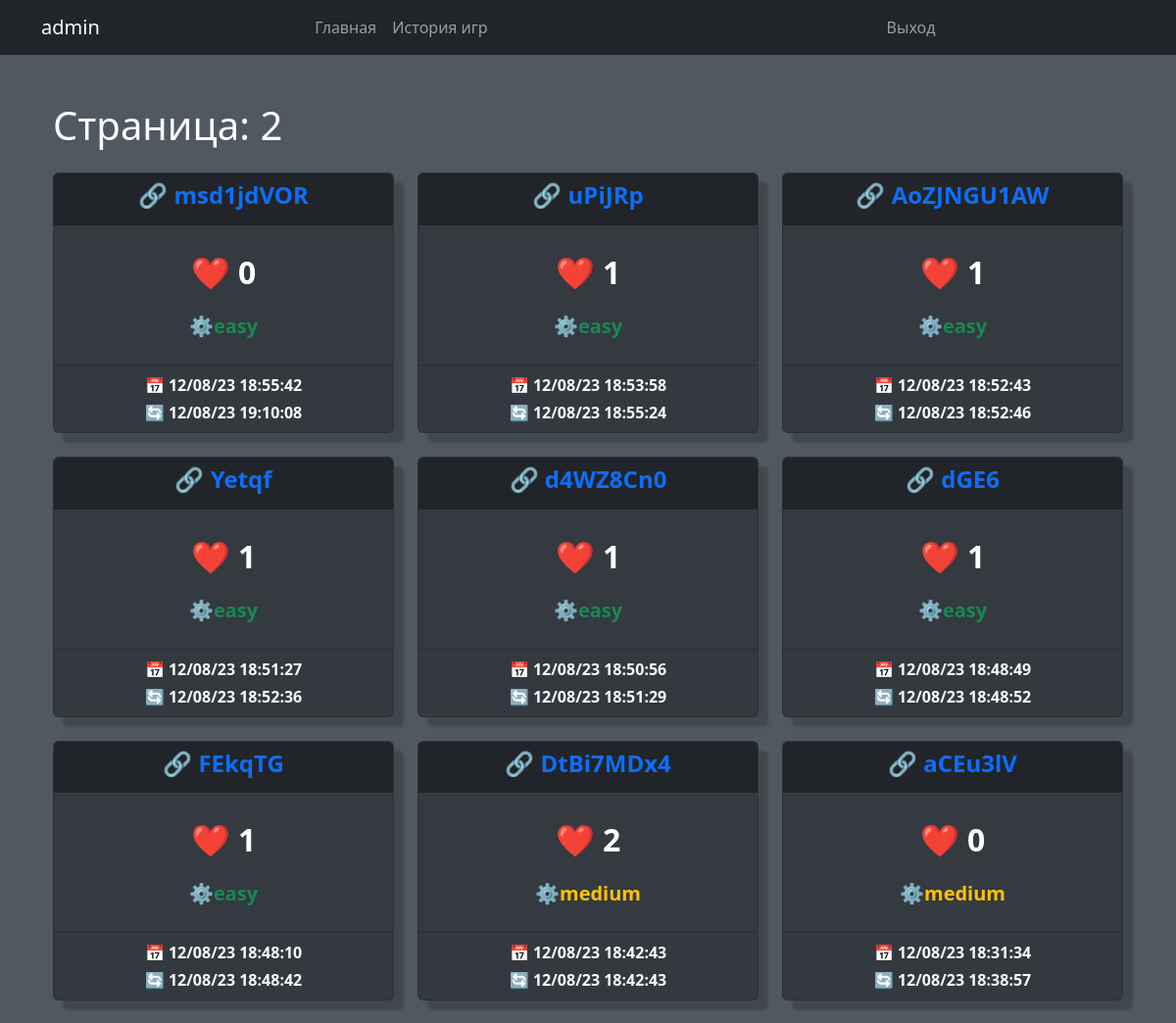
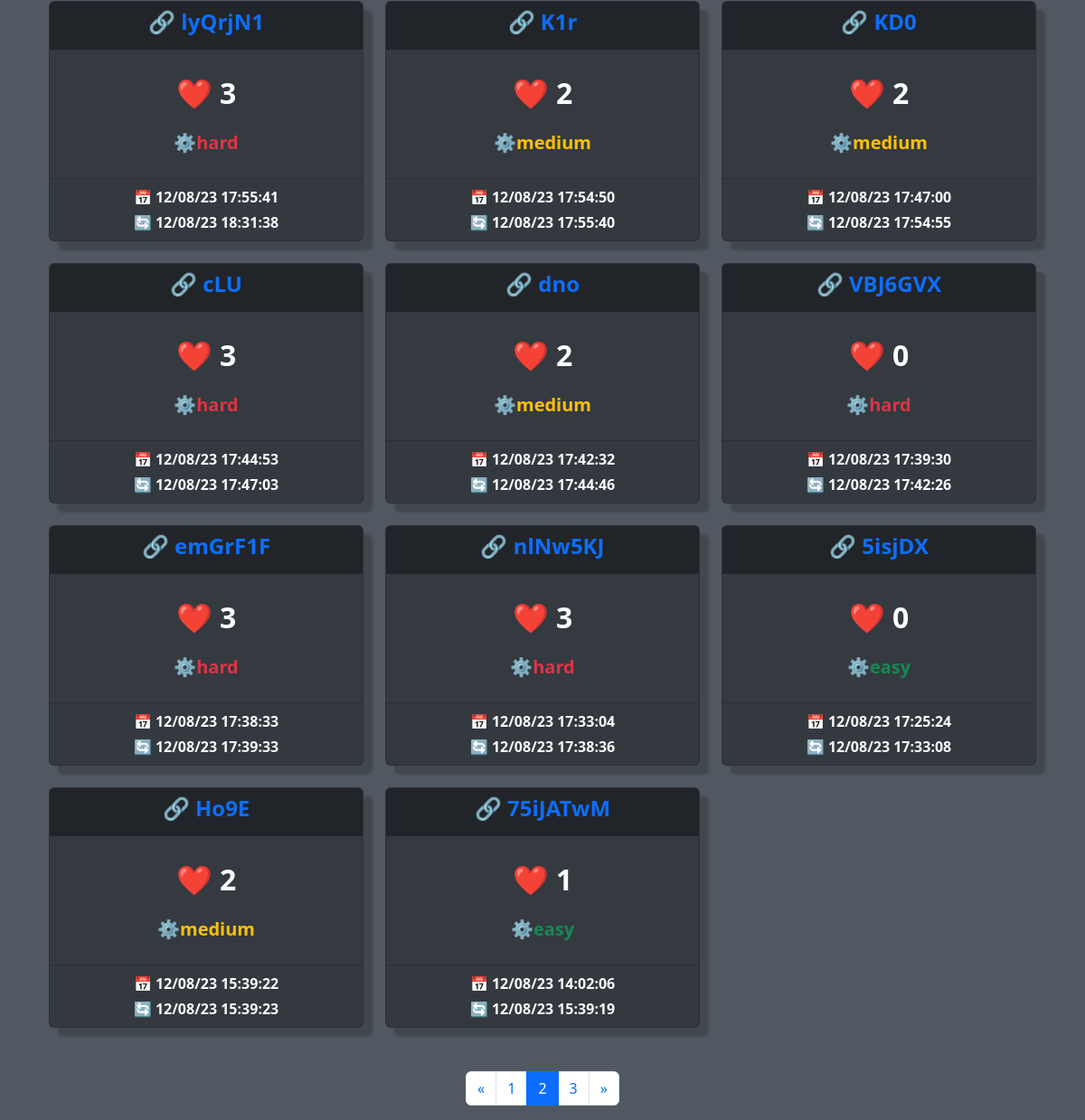
The app's page /history/?page=2 (signed in) with its own data (2 pictures, top to bottom).
### game/models.py (models this page shows, shortened)
class GameRoom(models.Model):
    link         = models.CharField(max_length=25)
    is_open      = models.BooleanField(default=True)
    status       = models.CharField(max_length=1, choices=STATUS_CHOICES)
    created_at   = models.DateTimeField(auto_now_add=True)
    updated_at   = models.DateTimeField(auto_now=True, blank=True, null=True)
    difficulty   = models.CharField(max_length=6, choices=DIFFICULTY_CHOICES, default='easy')
    lives        = models.PositiveIntegerField(default=1)
    board        = models.JSONField()
    game_state   = models.JSONField()
    cells_remain = models.PositiveIntegerField(default=1)
    def get_absolute_url(self):
        return reverse('game_detail', args=[self.link, ])
    class Meta:
        ordering = ['-created_at', ]

### game/views.py (the view)
# urls.py: path('history/', game_history, name='game_history'),
def game_history(request):
    user_key = request.user.username or request.session.get('user_key')
    user_games = None
    if user_key:
        user_games = GameRoom.objects.filter(members__user=user_key).prefetch_related('members')
    paginator = Paginator(user_games, 20)
    page = request.GET.get('page')
    try:
        games = paginator.page(page)
    except PageNotAnInteger:
        games = paginator.page(1)
    except EmptyPage:
        games = paginator.page(paginator.num_pages)
    return render(request, 'history.html', {'games': games})

### game/templates/history.html (shortened to what this page needs)
{% extends 'base.html' %}
{% block content %}
<div class="container">
    <h1>Страница: {{ games.number }}</h1>
    <div class="row mt-4">
        {% for el in games %}
        <div class="col-md-4 mb-4">
            <div class="card">
                <div class="card-header">
                    <h5 class="card-title fw-bold"><a href="{{el.get_absolute_url}}" class="d-block text-center text-decoration-none"><span class="icon">🔗</span> {{ el.link|truncatechars:30 }}</a></h5>
                </div>
                <div class="card-body">
                    <div class="d-flex justify-content-between mb-3">
                        <p class="card-text fs-2 text-center w-100 fw-bold"><span class="icon">❤️</span> {{ el.lives }}</p>
                    </div>
                    <p class="card-text
                        {% if el.difficulty == 'hard' %}
                            text-danger
                        {% elif el.difficulty == 'medium' %}
                            text-warning
                        {% else %}
                            text-success
                        {% endif %}
                     text-center fs-5 fw-bold"><span class="icon">⚙️</span>{{ el.difficulty }}</p>
                </div>
                <div class="card-footer text-light text-right text-center">
                    <p class="card-text fw-bold"><span class="icon">📅</span> {{ el.created_at|date:"d/m/y H:i:s" }}</p>
                    <p class="card-text fw-bold"><span class="icon">🔄</span> {{ el.updated_at|date:"d/m/y H:i:s" }}</p>
                </div>
            </div>
        </div>
        {% empty %}
        <p class="col-md-12">Нет игр</p>
        {% endfor %}
    </div>
    <div class="row mt-4">
        <div class="col-md-12 d-flex justify-content-center">
            <ul class="pagination">
                {% if games.has_previous %}
                <li class="page-item"><a class="page-link" href="?page=1">&laquo;</a></li>
                <li class="page-item"><a class="page-link" href="?page={{ games.previous_page_number }}">{{ games.previous_page_number }}</a></li>
                {% endif %}
                <li class="page-item active"><span class="page-link">{{ games.number }}</span></li>
                {% if games.has_next %}
                <li class="page-item"><a class="page-link" href="?page={{ games.next_page_number }}">{{ games.next_page_number }}</a></li>
                <li class="page-item"><a class="page-link" href="?page={{ games.paginator.num_pages }}">&raquo;</a></li>
                {% endif %}
            </ul>
        </div>
    </div>
</div>
{% endblock %}

### game/templates/navbar.html (shortened to what this page needs)
<nav class="navbar navbar-expand-lg navbar-dark">
    <div class="container">
        {% if request.user.is_authenticated %}
            <a class="navbar-brand user-select-none">{{request.user.username}}</a>
        {% else %}
            <a class="navbar-brand user-select-none">Minesweeper</a>
        {% endif %}
        <div class="collapse navbar-collapse" id="navbarNav">
            <ul class="navbar-nav mx-auto">
                <li class="nav-item">
                    <a class="nav-link" href="{% url 'main_page' %}">Главная</a>
                </li>
                <li class="nav-item">
                    <a class="nav-link" href="{% url 'game_history' %}">История игр</a>
                </li>
            </ul>
            <ul class="navbar-nav mx-auto">
                {% if request.user.is_authenticated %}
                    <li class="nav-item">
                        <a class="nav-link" href="#">Выход</a>
                    </li>
                {% endif %}
            </ul>
        </div>
    </div>
</nav>

### game/templates/base.html (style rules this page uses)
body { background-color: #343a40; color: #fff; }
.navbar { background-color: #212529; }

### game/templates/history.html (style rules this page uses)
body { background-color: #505961; }
.card { background-color: #343a40; color: white; box-shadow: 10px 10px 3px rgba(0, 0, 0, 0.2); }
.card-title { font-size: 1.5rem; margin-bottom: 0.5rem; }
.card-text { font-size: 1rem; margin-bottom: 0.25rem; }
.card-header { background-color: #212529; border-bottom: none; }
.card-body { padding: 1.5rem; }
.mt-4 { margin-top: 2rem; }

### records on screen
GameRoom: link "msd1jdVOR", lives "0", difficulty "easy", created_at "12/08/23 18:55:42", updated_at "12/08/23 19:10:08"
GameRoom: link "uPiJRp", lives "1", difficulty "easy", created_at "12/08/23 18:53:58", updated_at "12/08/23 18:55:24"
GameRoom: link "AoZJNGU1AW", lives "1", difficulty "easy", created_at "12/08/23 18:52:43", updated_at "12/08/23 18:52:46"
GameRoom: link "Yetqf", lives "1", difficulty "easy", created_at "12/08/23 18:51:27", updated_at "12/08/23 18:52:36"
GameRoom: link "d4WZ8Cn0", lives "1", difficulty "easy", created_at "12/08/23 18:50:56", updated_at "12/08/23 18:51:29"
GameRoom: link "dGE6", lives "1", difficulty "easy", created_at "12/08/23 18:48:49", updated_at "12/08/23 18:48:52"
GameRoom: link "FEkqTG", lives "1", difficulty "easy", created_at "12/08/23 18:48:10", updated_at "12/08/23 18:48:42"
GameRoom: link "DtBi7MDx4", lives "2", difficulty "medium", created_at "12/08/23 18:42:43", updated_at "12/08/23 18:42:43"
GameRoom: link "aCEu3lV", lives "0", difficulty "medium", created_at "12/08/23 18:31:34", updated_at "12/08/23 18:38:57"
GameRoom: link "lyQrjN1", lives "3", difficulty "hard", created_at "12/08/23 17:55:41", updated_at "12/08/23 18:31:38"
GameRoom: link "K1r", lives "2", difficulty "medium", created_at "12/08/23 17:54:50", updated_at "12/08/23 17:55:40"
GameRoom: link "KD0", lives "2", difficulty "medium", created_at "12/08/23 17:47:00", updated_at "12/08/23 17:54:55"
GameRoom: link "cLU", lives "3", difficulty "hard", created_at "12/08/23 17:44:53", updated_at "12/08/23 17:47:03"
GameRoom: link "dno", lives "2", difficulty "medium", created_at "12/08/23 17:42:32", updated_at "12/08/23 17:44:46"
GameRoom: link "VBJ6GVX", lives "0", difficulty "hard", created_at "12/08/23 17:39:30", updated_at "12/08/23 17:42:26"
GameRoom: link "emGrF1F", lives "3", difficulty "hard", created_at "12/08/23 17:38:33", updated_at "12/08/23 17:39:33"
GameRoom: link "nlNw5KJ", lives "3", difficulty "hard", created_at "12/08/23 17:33:04", updated_at "12/08/23 17:38:36"
GameRoom: link "5isjDX", lives "0", difficulty "easy", created_at "12/08/23 17:25:24", updated_at "12/08/23 17:33:08"
GameRoom: link "Ho9E", lives "2", difficulty "medium", created_at "12/08/23 15:39:22", updated_at "12/08/23 15:39:23"
GameRoom: link "75iJATwM", lives "1", difficulty "easy", created_at "12/08/23 14:02:06", updated_at "12/08/23 15:39:19"

### other values on screen
{{ request.user.username }} "admin"
{{ games.number }} "2"
{{ games.previous_page_number }} "1"
{{ games.next_page_number }} "3"
